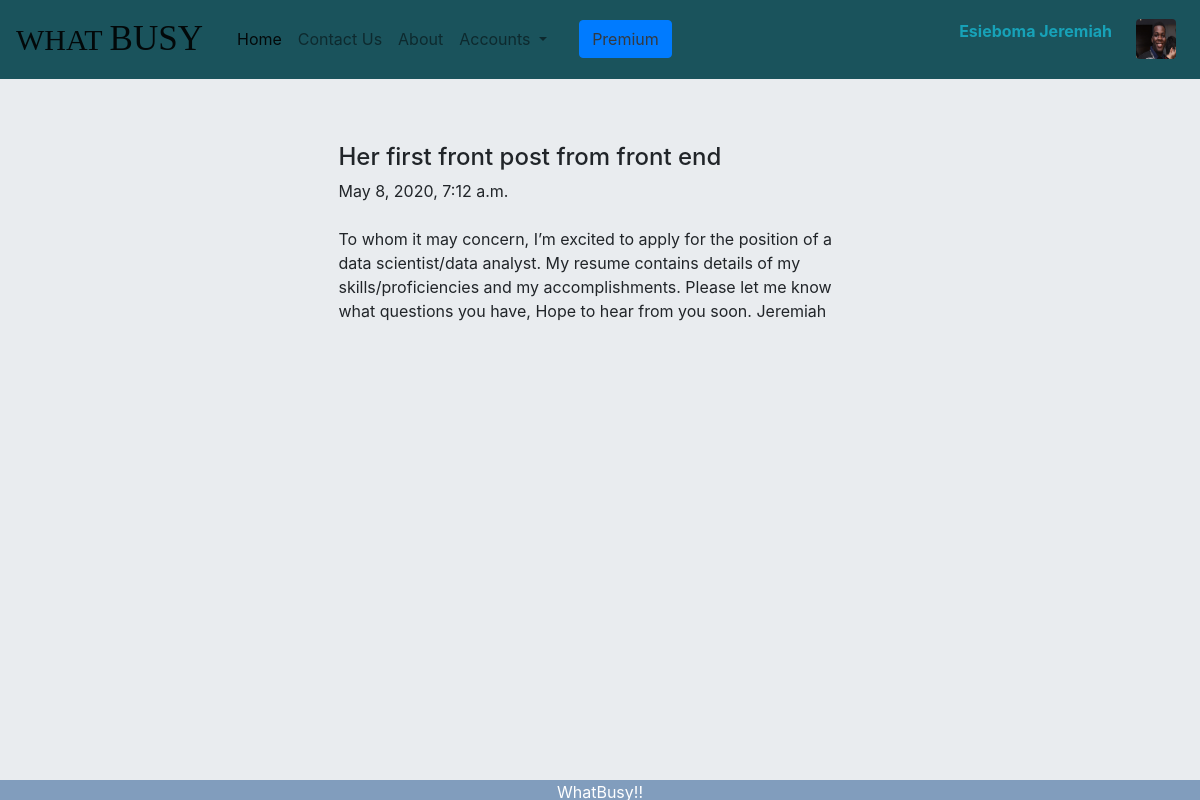
Before: /4 (signed in) with the older database file.
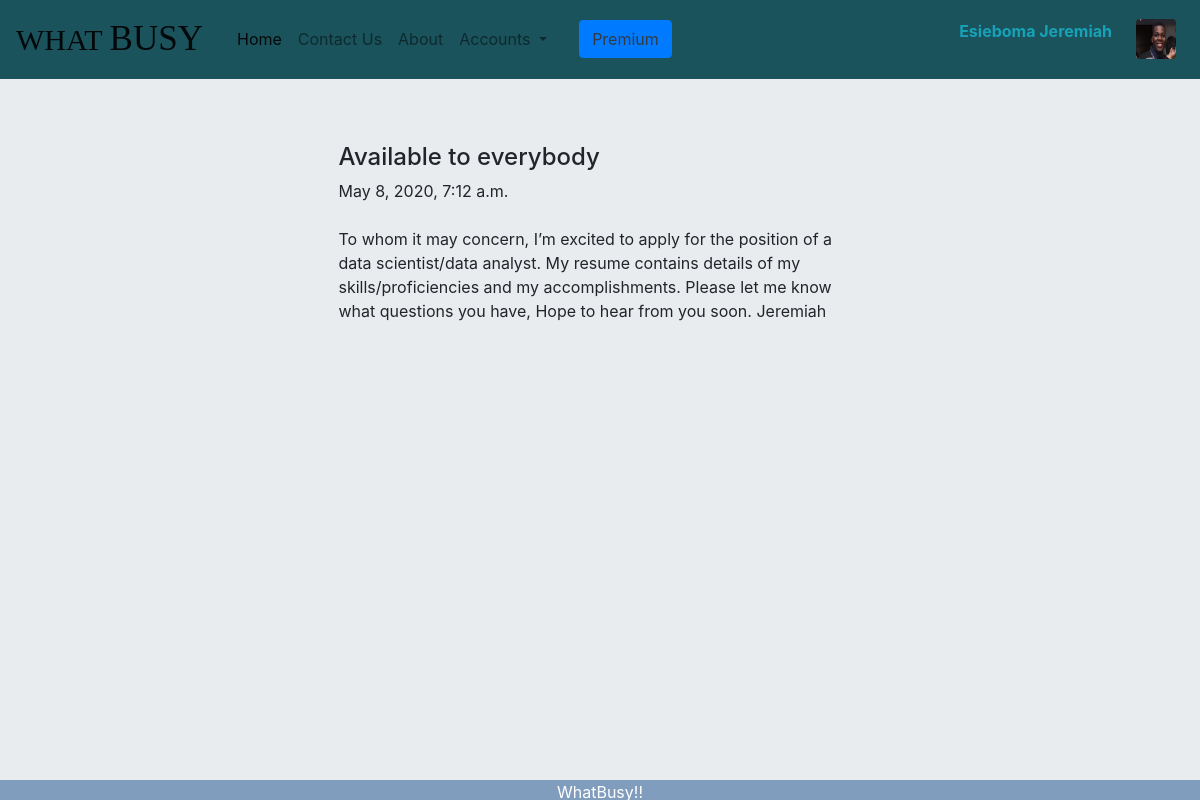
After: the same page with the newer database file.
### profiles/models.py (models this page shows, shortened)
class Post(models.Model):
	title=models.CharField(max_length=200)
	author=models.ForeignKey(to=User, on_delete=models.CASCADE)
	content=models.TextField()
	date_posted=models.DateTimeField(default=timezone.now)
	allowed_memberships=models.ManyToManyField(to=Memberships)

### profiles/views.py (the view)
# urls.py: path('<int:pk>', profile_views.PostDetailView.as_view(), name='post_detail'),
class PostDetailView(LoginRequiredMixin, DetailView):
	model=Post
	template_name='profiles/post_detail.html'
	def get_context_data(self, **kwargs):
		context=super().get_context_data(**kwargs)
		user_membership=UserMembership.objects.filter(user=self.request.user).first()
		user_membership_type=user_membership.membership.Membership_type
		post=Post.objects.filter(pk=self.kwargs.get('pk')).first()
		post_allowed_mem_types=post.allowed_memberships.all()
		if post_allowed_mem_types.filter(Membership_type=user_membership_type).first():
			context={'object':post}
		else:
			context={'object':None}
		return context

### profiles/templates/profiles/post_detail.html (shortened to what this page needs)
{% extends "profiles/base.html" %}
{% load crispy_forms_tags %}
{%block content%}
<div class="col-sm-6 offset-3 p-3  rounded mb-5">
	{%if object != None%}
	<h4>{{object.title}}</h4>
	{{object.date_posted}}
	<br>
	<br>
	<p>{{object.content}}</p>
	{%else%}
	<p>This post is for only premium members </p>
	<p><strong>Upgrade to premium today</strong></p>
	<a href="#" class="btn btn-lg btn-primary">Premium</a>
</div>
{%endif%}
{%endblock%}

Changed rows visible on the page:
changed Post: title "Her first front post from front end" → "Available to everybody"
